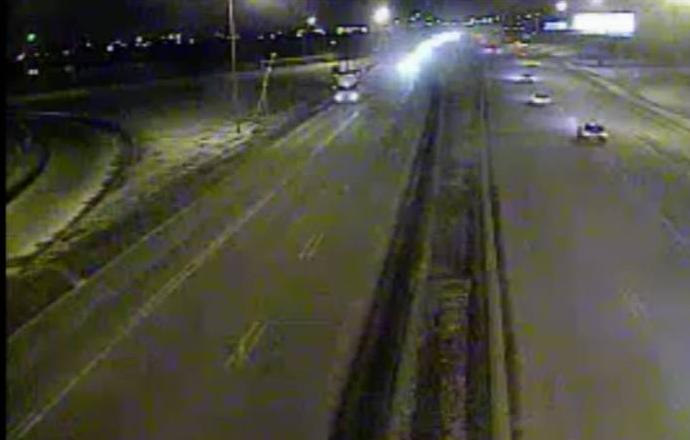
#> input picture im000001.jpg, 690 x 440 px
$ python Main.py
#> lines starting #> are read from the running program, lines starting #| are printed output that depends on the picture
### ExtraerFondo.py
import cv2
import numpy as np

class ExtraerFondo:
    def __init__(self,title,name_imagen_original):
#> called with title = 'IA-IMG ORIGINAL', name_imagen_original = 'im000001.jpg'
        self.title = title
        self.name_imagen_original = name_imagen_original
        self.imagen_original = cv2.imread(self.name_imagen_original,0)
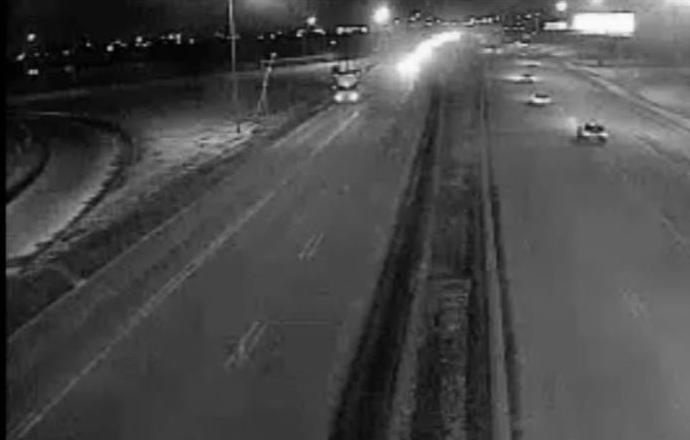
#> self.imagen_original: shape (440, 690); min 0, max 255, mean 73.1
        self.showImage(self.title,self.imagen_original)
        self.mouseEvent()
        self.initExtraerFondo()
        self.loop()

    def showImage(self,title,imagen):
        cv2.imshow(title,imagen)

    def mouseEvent(self):
#> (the run stopped early here; a loop or call above may not have finished)
